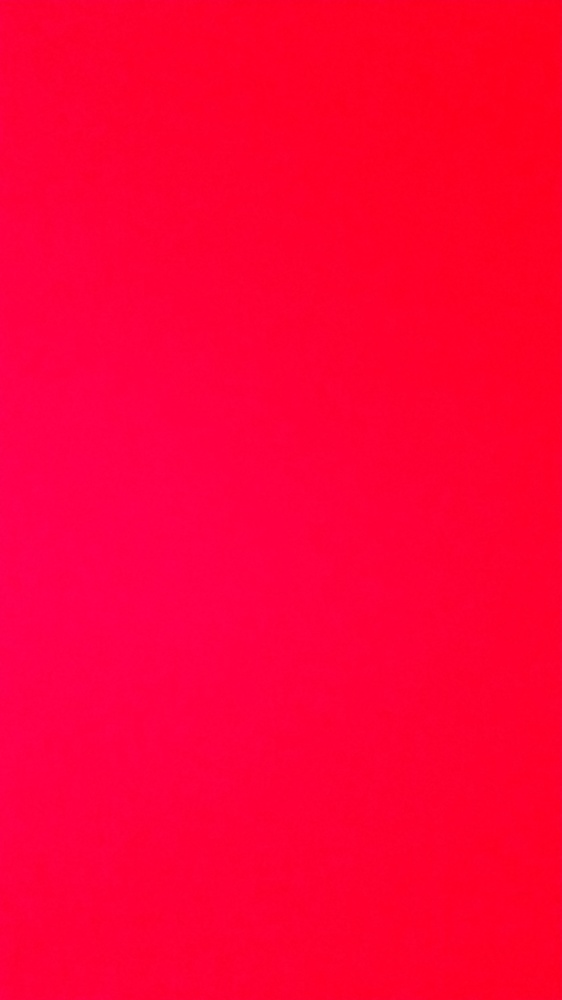
#> input picture Algorithm/DATA/98_spo2.jpg, 562 x 1000 px, shrunk from 2592 x 4608 before the run
$ jupyter execute --allow-errors spo2.ipynb   (older library calls are emulated)
#> lines starting #> are read from the running program, lines starting #| are printed output that depends on the picture; long printed decimals are rounded
SP02 Project

1. Reading image

[cell 1]
import cv2 as cv
import numpy as np
import mahotas as mh
import mahotas.demos

[cell 2]
def dis_pic(pic_name):
    cv.imshow('image',pic_name)
    cv.waitKey(0)
    cv.destroyAllWindows()

[cell 3]
data_pic = cv.imread("./DATA/98_spo2.jpg")
#> data_pic is the input picture: shape (1000, 562, 3); mean B, G, R 53.6, 0.7, 254.5
dis_pic(data_pic)

Here taking Mean of Red and Blue

[cell 4]
red_img = data_pic[:, 0, 0]
#> red_img = 1000 values, max 84 at index 527, min 51 at index 4, mean 70.3
blue_img = data_pic[0,0,:]
#> blue_img = [63, 2, 254]

[cell 5]
# Display Red and Blue image

[cell 6]
dis_pic(red_img)
# dis_pic(blue_img)

Mean Value of Red and Blue Image

[cell 7]
red_mean  = red_img.mean()
#> red_mean = 70.3
blue_mean = blue_img.mean()
#> blue_mean = 106.3
print("Red Mean: ",red_mean)
#| Red Mean:  70.302
print("Blue Mean: ",blue_mean)
#| Blue Mean:  106.333

DC Component

[cell 8]
sd_red = cv.meanStdDev(red_img)
#> sd_red = ([70.3], [7.9])
sd_blue = cv.meanStdDev(blue_img)
#> sd_blue = ([106.3], [107.3])
print("Red SD: ",sd_red[1][0][0])
#| Red SD:  7.898
print("Blue SD: ",sd_blue[1][0][0])
#| Blue SD:  107.345

(ACr / DCr)/(ACb / DCb)

[cell 9]
K1 = (red_mean / sd_red)
#> K1 = [1, 8.9]
K2 = (blue_mean/ sd_blue)
#> K2 = [1, 0.991]

K3 = K1/K2
#> K3 = [1, 8.99]

# print("K1 - > ",K3[0])
print("K1 -> ",K3[1][0][0])
#| K1 ->  8.986

Video to Frames

[cell 10]
def FrameCapture(path):
    vidObj = cv.VideoCapture(path)
    count = 0
    success = 1
    while success:
        success, image = vidObj.read()

        # Saves the frames with frame-count
        cv2.imwrite("./Frames/frame%d.jpg" % count, image)

        count += 1

2. Reading dimentions

[cell 11]
data_pic_red = data_pic[:,:,1]
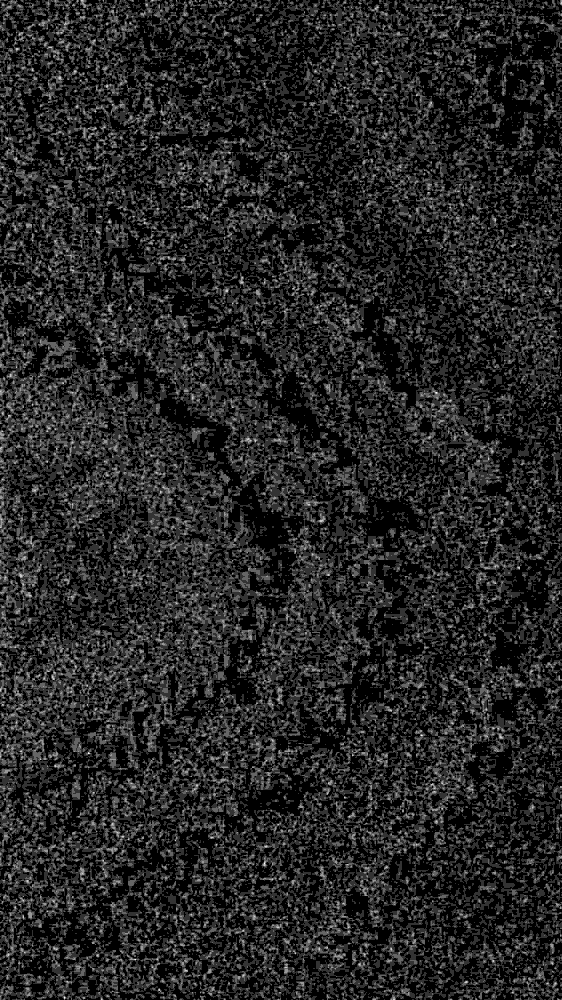
#> data_pic_red: shape (1000, 562); min 0, max 5, mean 0.721; drawn with min black and max white
# dis_pic(data_pic_red)
#> (the rest of this cell did not finish here and is left out)

[cell 12]
def max_rgb_filter(image):
    (B, G, R) = cv.split(image)
    M = np.maximum(np.maximum(R, G), B)
    R[R < M] = 0
    G[G < M] = 0
    B[B < M] = 0

    return cv.merge([B, G, R])

[cell 13]
import matplotlib.pyplot as plt
#> (the rest of this cell did not finish here and is left out)

[cell 14]
bgr_planes = cv.split(data_pic)
print(bgr_planes)
#> (printed output is left out)

[cell 15]
def dim(bgr_planes):
    if not type(bgr_planes) == list:
        return []
    return [len(bgr_planes)] + dim(bgr_planes[0])
dim(bgr_planes)

[cell 16]
bgr_planes[0]

[cell 17]
plt.title("RED Hist")
plt.hist(bgr_planes[2].ravel(),256,[0,256])
plt.show()
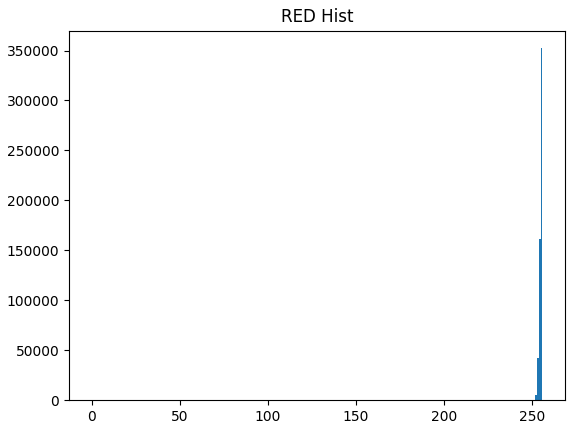
#> figure drawn by matplotlib, 1 panel; tallest bar 352318 high, from x = 255 to 256

[cell 18]
RED = plt.hist(bgr_planes[2].ravel(),256,[0,256])
len(RED)
max(RED[0])
#> Out = 352318
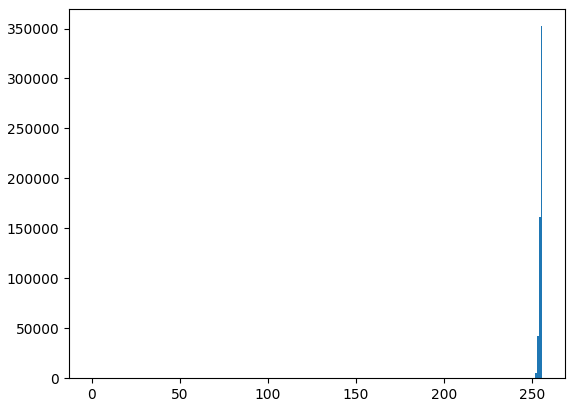
#> figure drawn by matplotlib, 1 panel; tallest bar 352318 high, from x = 255 to 256

[cell 19]
# Finding image mean
# image_mean1 = sum(count_R.*binslocation_R)/sum(count_R);

# image_mean = sum(RED[0]*RED[1])/sum(RED[0])

[cell 20]
plt.title("GREEN Hist")
plt.hist(bgr_planes[1].ravel(),256,[0,256])
plt.show()
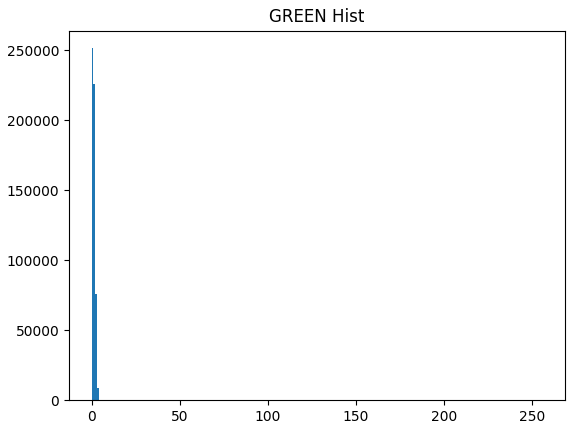
#> figure drawn by matplotlib, 1 panel; tallest bar 251415 high, from x = 0 to 1

[cell 21]
plt.title("BLUE Hist")
plt.hist(bgr_planes[0].ravel(),256,[0,256])
plt.show()
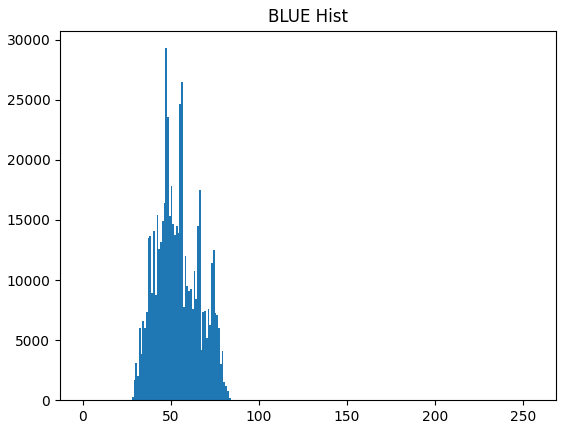
#> figure drawn by matplotlib, 1 panel; tallest bar 29293 high, from x = 47 to 48

Finding MAX vale in R,G,B

[cell 22]
bgr_planes[2][0]
print(bgr_planes[2][0].shape)
#| (562,)
print(bgr_planes[2].shape)
#| (1000, 562)

[cell 23]
bgr_planes[2]

[cell 24]
#BLUE BLUE[50] -> y value
BLUE = plt.hist(bgr_planes[0].ravel(),256,[0,256])
len(BLUE)
# max(BLUE[0])
print("BLUE index 50 value : {}".format(BLUE[0][50]))
#| BLUE index 50 value : 17847.0
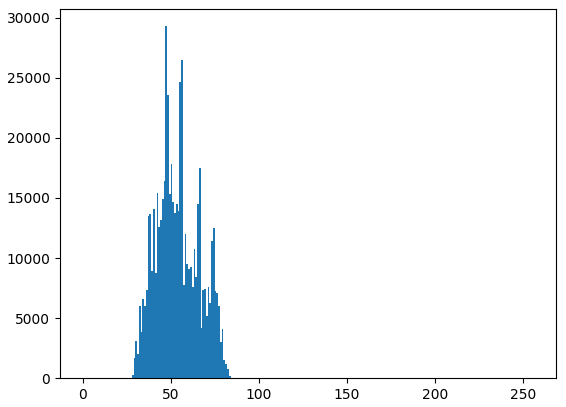
#> figure drawn by matplotlib, 1 panel; tallest bar 29293 high, from x = 47 to 48

[cell 25]
#  RED/RED + BLUE
img_m = max(RED[0])/(max(RED[0])+BLUE[0][50])
#> img_m = 0.952
print("SPO2 : {}".format(img_m*100))
#| SPO2 : 95.179

[cell 26]
RED_avg = sum(RED[0])/len(RED[0])
#> RED_avg = 2195.3
print(sum(RED[0])/len(RED[0]))
#| 2195.3125

[cell 27]
BLUE_avg = sum(BLUE[0])/len(BLUE[0])
#> BLUE_avg = 2195.3

[cell 28]
img_mm = RED_avg/(RED_avg+BLUE_avg)
#> img_mm = 0.5
print("SPO2 average : {}".format(img_mm*100))
#| SPO2 average : 50.0

$ run again, with Algorithm/DATA/vic.jpg copied over Algorithm/DATA/98_spo2.jpg
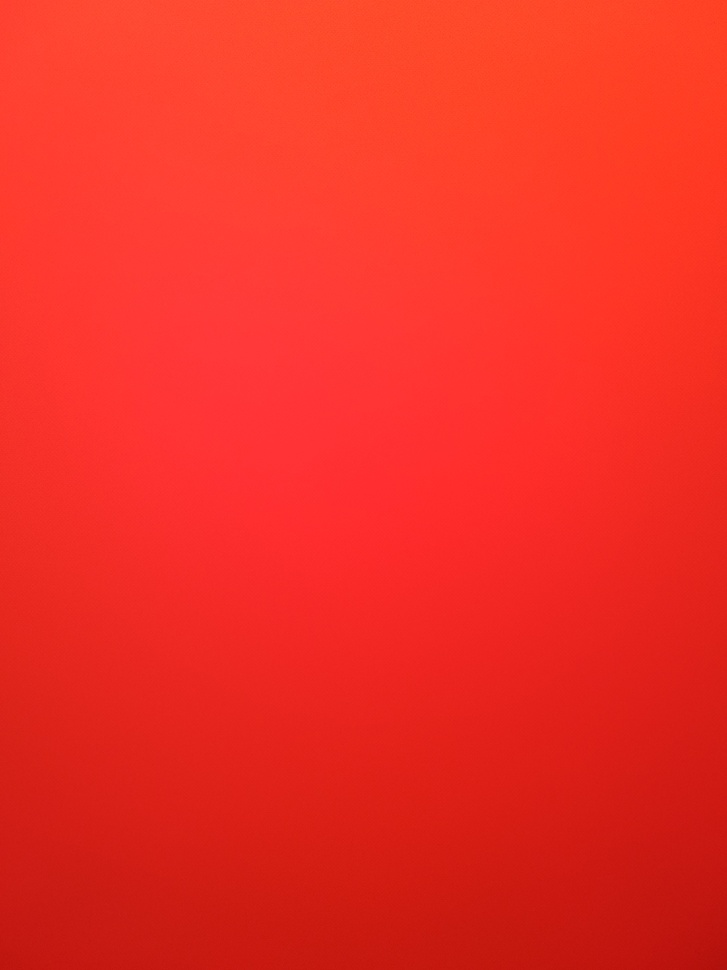
#> input picture Algorithm/DATA/vic.jpg, 727 x 970 px, shrunk from 3000 x 4000 before the run
#> data_pic is the input picture: shape (970, 727, 3); mean B, G, R 36.8, 46.9, 239.3
#> red_img = 970 values, max 52 at index 70, min 13 at index 964, mean 35.33
#> blue_img = [47, 66, 255]
#> red_mean = 35.33
#> blue_mean = 122.7
#| Red Mean:  35.331
#| Blue Mean:  122.667
#> sd_red = ([35.33], [10.96])
#> sd_blue = ([122.7], [93.89])
#| Red SD:  10.962
#| Blue SD:  93.895
#> K1 = [1, 3.22]
#> K2 = [1, 1.31]
#> K3 = [1, 2.47]
#| K1 ->  2.467
#> `data_pic_red = data_pic[:,:,1]`:
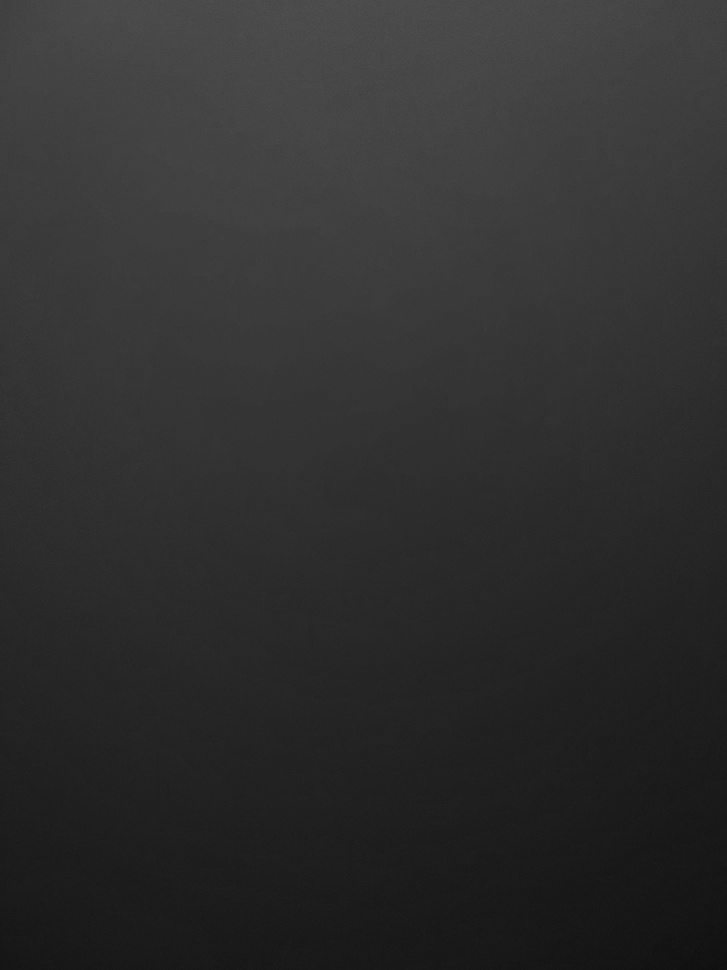
#> data_pic_red: shape (970, 727); min 14, max 81, mean 46.9
#> (printed output is left out)
#> Out = 209588
#| (727,)
#| (970, 727)
#| BLUE index 50 value : 26512.0
#> `[cell 24] #BLUE BLUE[50] -> y value BLUE = plt.hist(bgr_planes[0].rave..`:
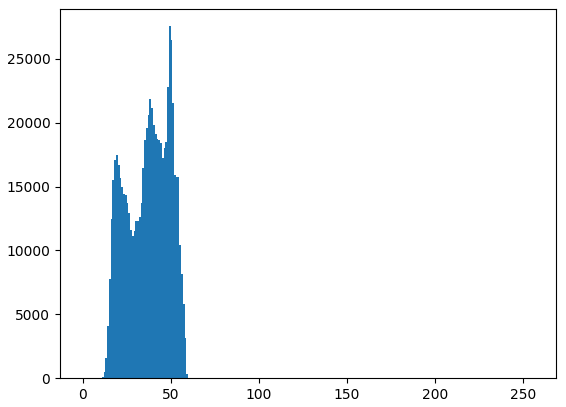
#> figure drawn by matplotlib, 1 panel; tallest bar 27558 high, from x = 49 to 50
#> img_m = 0.888
#| SPO2 : 88.771
#> RED_avg = 2754.6
#| 2754.648
#> img_mm = 0.5
#| SPO2 average : 50.0
